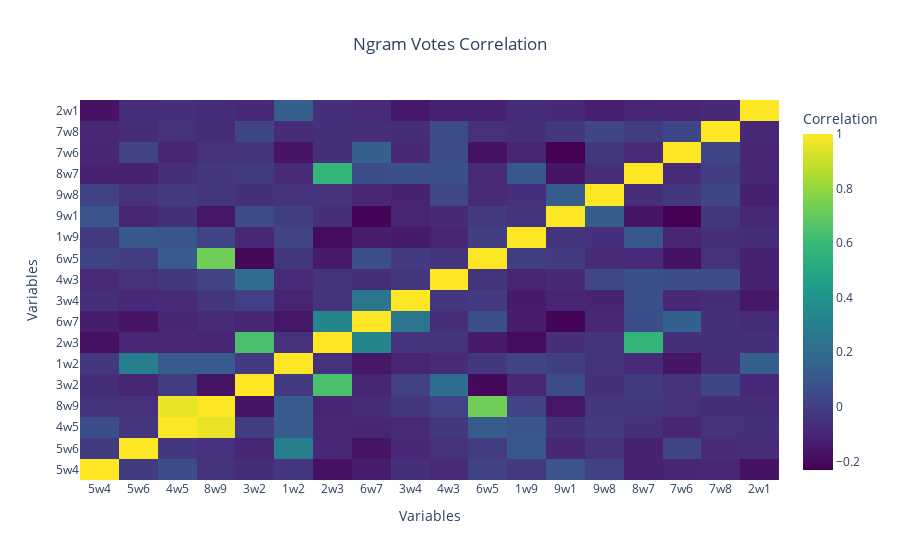

Here is the notebook cell this chart was saved with:
### Markdown cell above
# NGRAM Analysis

### Code cell
# Assuming enneagram_counts_df is already defined and contains the data
correlation_matrix = enneagram_counts_df.corr()

# Create the heatmap using Plotly
fig = go.Figure(data=go.Heatmap(
    z=correlation_matrix.values,
    x=correlation_matrix.columns,
    y=correlation_matrix.index,
    colorscale='Viridis',  # You can choose other color scales as well
    colorbar=dict(title='Correlation')
))

# Customize the layout for better aesthetics
fig.update_layout(
    title='Ngram Votes Correlation',
    xaxis_title='Variables',
    yaxis_title='Variables',
    template='plotly_white',  # Using a clean white template
    title_x=0.5  # Center the title
)

fig.show()

### Figure 1 — Plotly figure (JSON) as saved in the notebook; plotly's stock layout.template omitted (floating-point values rounded to 4 significant figures; data arrays with more than 128 entries replaced by an {"elided": "..."} marker saying what was removed)
{"data": [{"colorbar": {"title": {"text": "Correlation"}}, "colorscale": [[0, "#440154"], [0.1111, "#482878"], [0.2222, "#3e4989"], [0.3333, "#31688e"], [0.4444, "#26828e"], [0.5556, "#1f9e89"], [0.6667, "#35b779"], [0.7778, "#6ece58"], [0.8889, "#b5de2b"], [1, "#fde725"]], "type": "heatmap", "x": ["5w4", "5w6", "4w5", "8w9", "3w2", "1w2", "2w3", "6w7", "3w4", "4w3", "6w5", "1w9", "9w1", "9w8", "8w7", "7w6", "7w8", "2w1"], "y": ["5w4", "5w6", "4w5", "8w9", "3w2", "1w2", "2w3", "6w7", "3w4", "4w3", "6w5", "1w9", "9w1", "9w8", "8w7", "7w6", "7w8", "2w1"], "z": {"elided": "18x18 float values"}}], "layout": {"title": {"text": "Ngram Votes Correlation", "x": 0.5}, "xaxis": {"title": {"text": "Variables"}}, "yaxis": {"title": {"text": "Variables"}}}}
